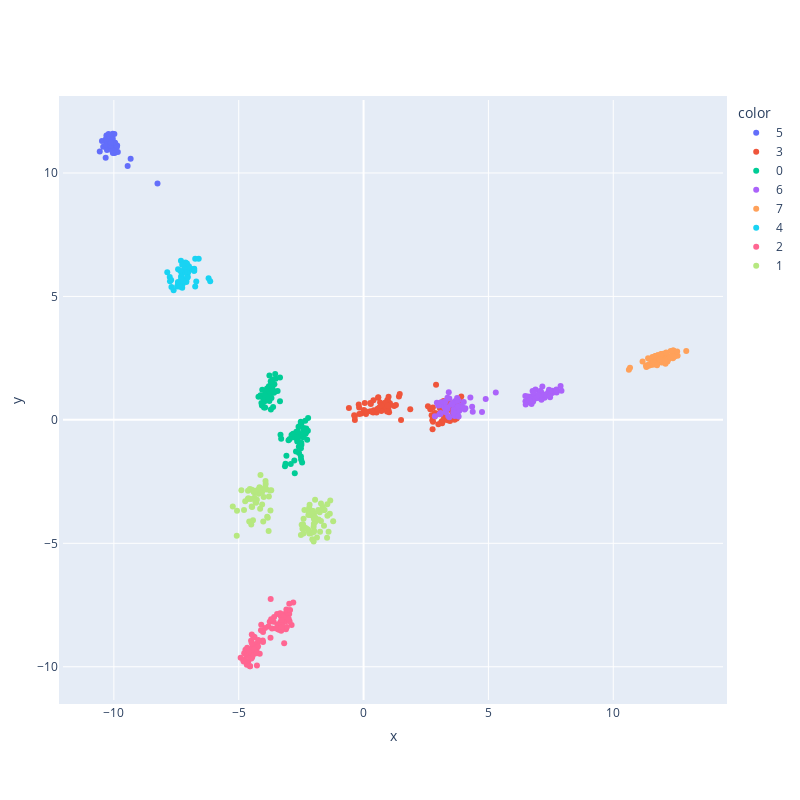

Here is the notebook cell this chart was saved with:
### Markdown cell above
## Data Visualization

### Code cell
#---------------------------Data Visualization--------------------------------------
#vector is len(mac_set) long, which is a large dimension. So let's use auto encoder to reduce the dimension and visualize the data
from sklearn.preprocessing import StandardScaler
from sklearn.decomposition import PCA

#standardize the data
scaler = StandardScaler()
vec = df["vector"].values.tolist()
scaled_data = scaler.fit_transform(vec)

#PCA
pca = PCA(n_components=2)
pca_data = pca.fit_transform(scaled_data)

#plot 3d
x = pca_data[:,0]
y = pca_data[:,1]

#import plotly
import plotly.graph_objects as go
import plotly.express as px

fig = px.scatter(x=x, y=y, color=df["label"])
#adjust figure size
fig.update_layout(
    autosize=False,
    width=800,
    height=800,
    margin=dict(
        l=50,
        r=50,
        b=100,
        t=100,
        pad=4
    ),
)
fig.show()
